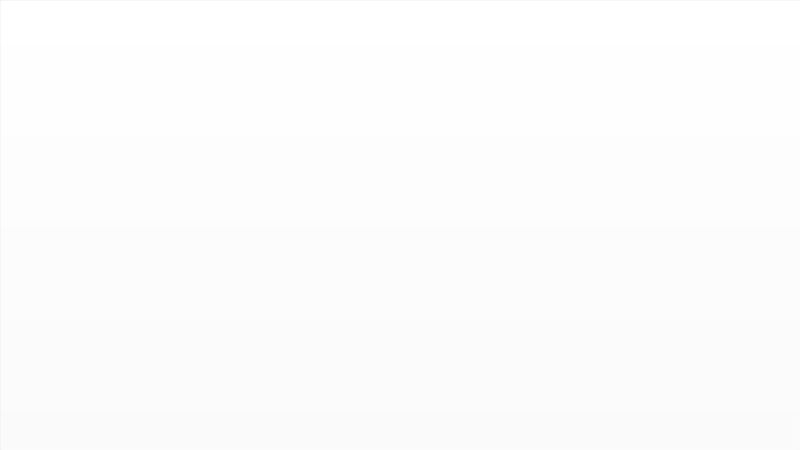
<?xml version="1.0" encoding="UTF-8"?>
<ui version="4.0">
 <class>MainWindow</class>
 <widget class="QMainWindow" name="MainWindow">
  <property name="geometry">
   <rect>
    <x>0</x>
    <y>0</y>
    <width>800</width>
    <height>450</height>
   </rect>
  </property>
  <property name="maximumSize">
   <size>
    <width>800</width>
    <height>450</height>
   </size>
  </property>
  <property name="windowTitle">
   <string>The Backrooms</string>
  </property>
  <widget class="QWidget" name="centralwidget">
   <widget class="QLabel" name="label">
    <property name="geometry">
     <rect>
      <x>0</x>
      <y>0</y>
      <width>801</width>
      <height>451</height>
     </rect>
    </property>
    <property name="text">
     <string/>
    </property>
    <property name="pixmap">
     <pixmap>../img/Puzz1.png</pixmap>
    </property>
   </widget>
   <widget class="QPushButton" name="Exitpuzz1Btn">
    <property name="geometry">
     <rect>
      <x>0</x>
      <y>0</y>
      <width>801</width>
      <height>451</height>
     </rect>
    </property>
    <property name="cursor">
     <cursorShape>PointingHandCursor</cursorShape>
    </property>
    <property name="styleSheet">
     <string notr="true">background-color: rgba(255, 255, 255, 0);</string>
    </property>
    <property name="text">
     <string/>
    </property>
   </widget>
  </widget>
 </widget>
 <resources/>
 <connections/>
</ui>
